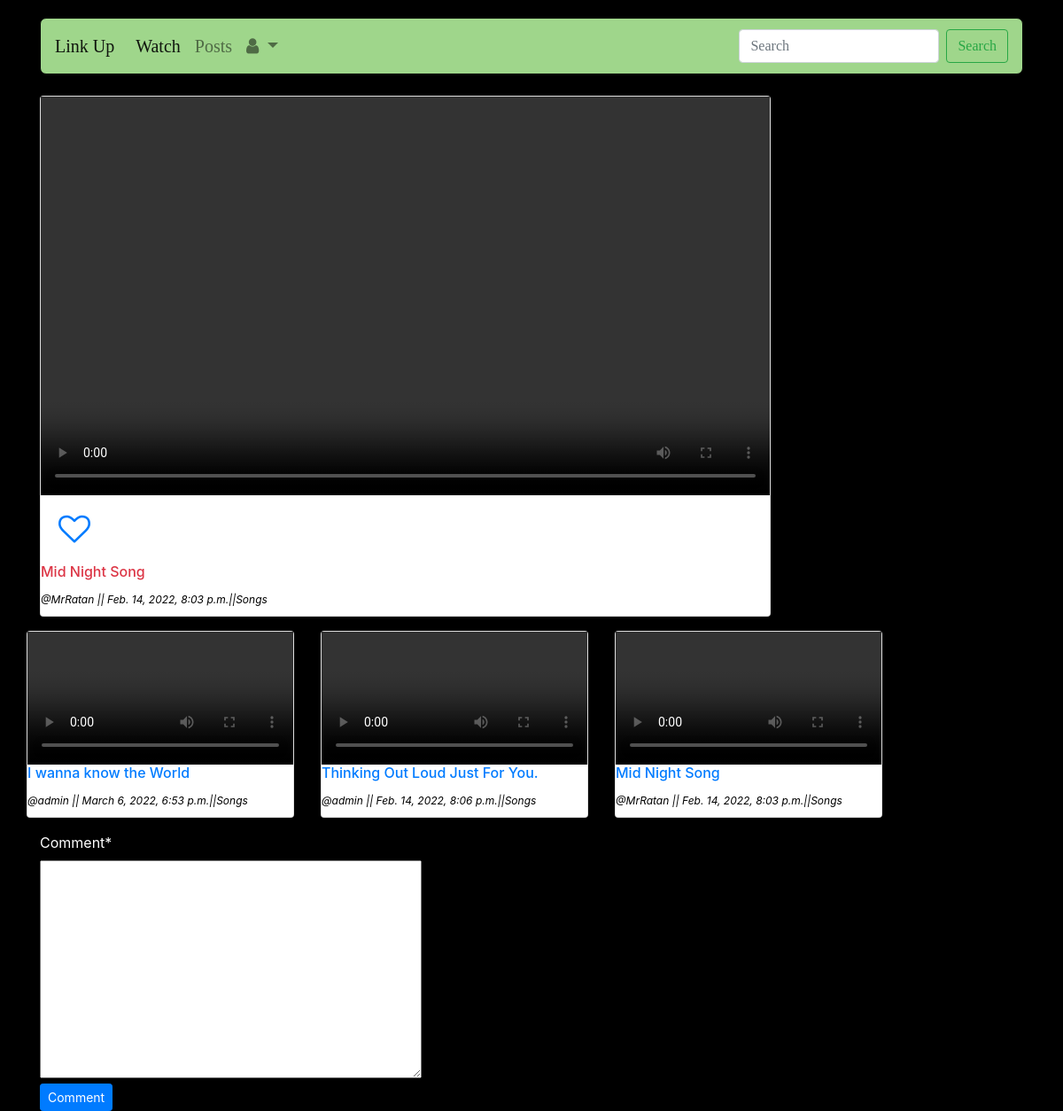
The page /videos/1/10/ (signed in) on the database its author committed.
### Videos/models.py (models this page shows, shortened)
class Uploads(models.Model):
    creator=models.ForeignKey(User,on_delete=models.CASCADE,related_name='upload')
    category=models.ForeignKey(Category,on_delete=models.CASCADE,related_name='category')
    thambnail= models.ImageField(upload_to='video_thabmnail',blank=False)
    title=models.CharField(max_length=264,blank=True)
    videofile= models.FileField(upload_to='videos/', null=True)
    upload_date=models.DateTimeField(auto_now_add=True)
    update_date=models.DateTimeField(auto_now=True)
    class Meta:
        ordering =['-upload_date']
        verbose_name_plural= "Uploads"
    @staticmethod
    def get_all_products_by_id(category_id):
        if category_id :
            return Uploads.objects.filter(category=category_id)
        else:
            return Uploads.objects.all()

class Category(models.Model):
    title= models.CharField(max_length=20,default=None)
    created = models.DateTimeField(auto_now_add=True)
    def __str__(self) -> str:
        return self.title
    class Meta:
        verbose_name_plural= "Catogories"# when we see in admin pannel it shows every model with 's but when can declare by saying this

### Videos/views.py (the view, shortened to what this page needs)
# urls.py: path('<int:pk>/<int:cpk>/', single_video,name="singlevideo"),
def single_video(request,pk,cpk):
    video=Uploads.objects.filter(pk=pk)
    liked_post=Like.objects.filter(user=request.user)
    liked_post_list=liked_post.values_list('post',flat=True)
    category_video=Uploads.get_all_products_by_id(cpk)
    video_up = Uploads.objects.get(pk=pk)
    comments=Comment.objects.filter(upload=video_up)
    print(comments)
    form=CommentForm()
    return render(request,'video/justonevideo.html',context={'form':form,'video':video,
                                                             'category_video':category_video,
                                                             'like_post':liked_post_list,
                                                             'comment':comments})

### Videos/forms.py
class CommentForm(forms.ModelForm):
    class Meta:
        model =Comment
        fields =['comment']

### templates/video/justonevideo.html (shortened to what this page needs)
{% extends 'layout.html' %}
{% load static %}
{% load crispy_forms_tags %}
{% block content %}
<br>
<div class="row">
    <div class="col-lg-9 col-md-12 col-sm-12">
        {% for video in video %}
        <figure class="card card-product">
            <div class=" video-wrap">
                <video class="embed-responsive embed-responsive-16by9" controls="controls" controls style="height:450px;">
                    <source src="{{video.videofile.url}}" type="video/mp4" />
            </div>
            <figcaption class="info-wrap">
                <div style="padding:20px;">
                {% if video.pk in like_post %}
                <a href="{% url 'unliked' pk=video.pk cpk=video.category.id %}"><i class="fa fa-heart" style="font-size:36px;"></i></a>
                {% else %}
                <a href="{% url 'liked' pk=video.pk cpk=video.category.id %}"><i class="fa fa-heart-o" style="font-size:36px;"></i></a>
                {% endif %}
            </div>
                <h6 class="title text-danger">{{video.title}}</h6>
                <i style="color:black; font-size:12px;">@{{video.creator}} || {{video.upload_date}}||{{video.category}}</i>
            </figcaption>
        </figure>
    </div>
    <div class="row">
    {% endfor %}
    {% for video in category_video %}
    <div class="col-lg-4 ">
            <figure class="card card-product">
                <div class=" video-wrap">
                    <video class="embed-responsive embed-responsive-16by9" controls="controls" controls style="height:150px;">
                        <source src="{{video.videofile.url}}" type="video/mp4" />
                </div>
                <figcaption class="info-wrap">
                    <h6 class="title"><a href="{% url 'singlevideo' pk=video.pk cpk=video.category.id %}">{{video.title}}</a></h6>
                    <i style="color:black; font-size:12px;">@{{video.creator}} || {{video.upload_date}}||{{video.category}}</i>
                </figcaption>
            </figure>
        </div>{% endfor %}
    </div>
    </div>
    <div class="row">
        <div class="col-lg-6" >
            <form method="POST" style="height:100px; width:70px;">
              {{ form|crispy }}
              <button type="submit" class="btn btn-primary btn-sm">Comment</button>
            </form>
          </div>
          <div class="col-lg-6 comm">
<div class="row bootstrap snippets bootdeys">
    <div class="col-md-8 col-sm-12 col-lg-12">
            </div>
        </div>
    </div>
</div>
</div>
{% endblock content %}

### templates/video/justonevideo.html (style rules this page uses)
body { margin:20px; background-color:black; color:white; }

### rows shown on the page
Uploads: title "Mid Night Song", creator "MrRatan", upload_date "Feb. 14, 2022, 8:03 p.m.", category "Songs"
Uploads: title "I wanna know the World", creator "admin", upload_date "March 6, 2022, 6:53 p.m.", category "Songs"
Uploads: title "Thinking Out Loud Just For You.", creator "admin", upload_date "Feb. 14, 2022, 8:06 p.m.", category "Songs"
